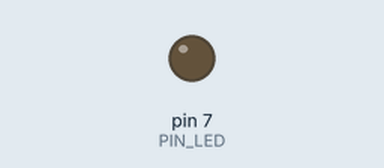
Simulated run of this sketch. Board: Arduino Uno, built with avr-gcc and run on an emulated ATmega328P. Parts: output pins drawn as LEDs (lit = HIGH).

Above: at 0.05 s.
At 0.25 s:
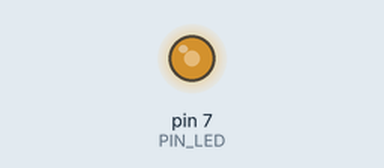
At 0.45 s:
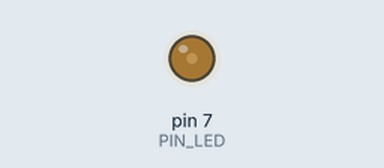
At 1.0 s:
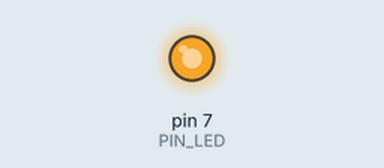
Timing chart, 0 to 3.0 s (numbered marks = the images above):
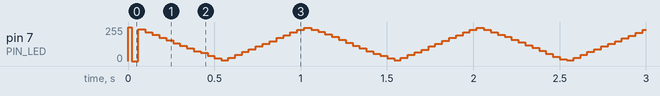

The sketch:

challenge_06C17.ino
```cpp
#define PIN_LED 7
#define PERIOD 10000

int period_us = PERIOD;
int duty_percent = 0;
unsigned long triangle_start;

void setup() {
  digitalWrite(PIN_LED, HIGH);
  pinMode(PIN_LED, OUTPUT);

  set_period(PERIOD);
  set_duty(0);

  triangle_start = micros();
}

void loop() {
  unsigned long phase =
      (micros() - triangle_start) % 1000000UL;

  int duty;

  if (phase < 500000UL) {
    duty = phase / 5000UL;
  } else {
    duty = 100 - (phase - 500000UL) / 5000UL;
  }

  set_duty(duty);

  unsigned long cycle_start = micros();
  output_pwm_cycle(cycle_start);
}

void set_period(int period) {
  period_us = constrain(period, 100, 10000);
}

void set_duty(int duty) {
  duty_percent = constrain(duty, 0, 100);
}

void wait_elapsed(unsigned long start, unsigned long target_us) {
  while (true) {
    unsigned long elapsed = micros() - start;

    if (elapsed >= target_us) {
      return;
    }

    unsigned long remaining = target_us - elapsed;

    if (remaining > 20UL) {
      delayMicroseconds((unsigned int)(remaining - 12UL));
    }
  }
}

void output_pwm_cycle(unsigned long cycle_start) {
  unsigned long on_us =
      (unsigned long)period_us * duty_percent / 100UL;

  if (duty_percent == 0) {
    digitalWrite(PIN_LED, HIGH);
  } else if (duty_percent == 100) {
    digitalWrite(PIN_LED, LOW);
  } else {
    digitalWrite(PIN_LED, LOW);
    wait_elapsed(cycle_start, on_us);
    digitalWrite(PIN_LED, HIGH);
  }

  wait_elapsed(cycle_start, (unsigned long)period_us);
}
```
